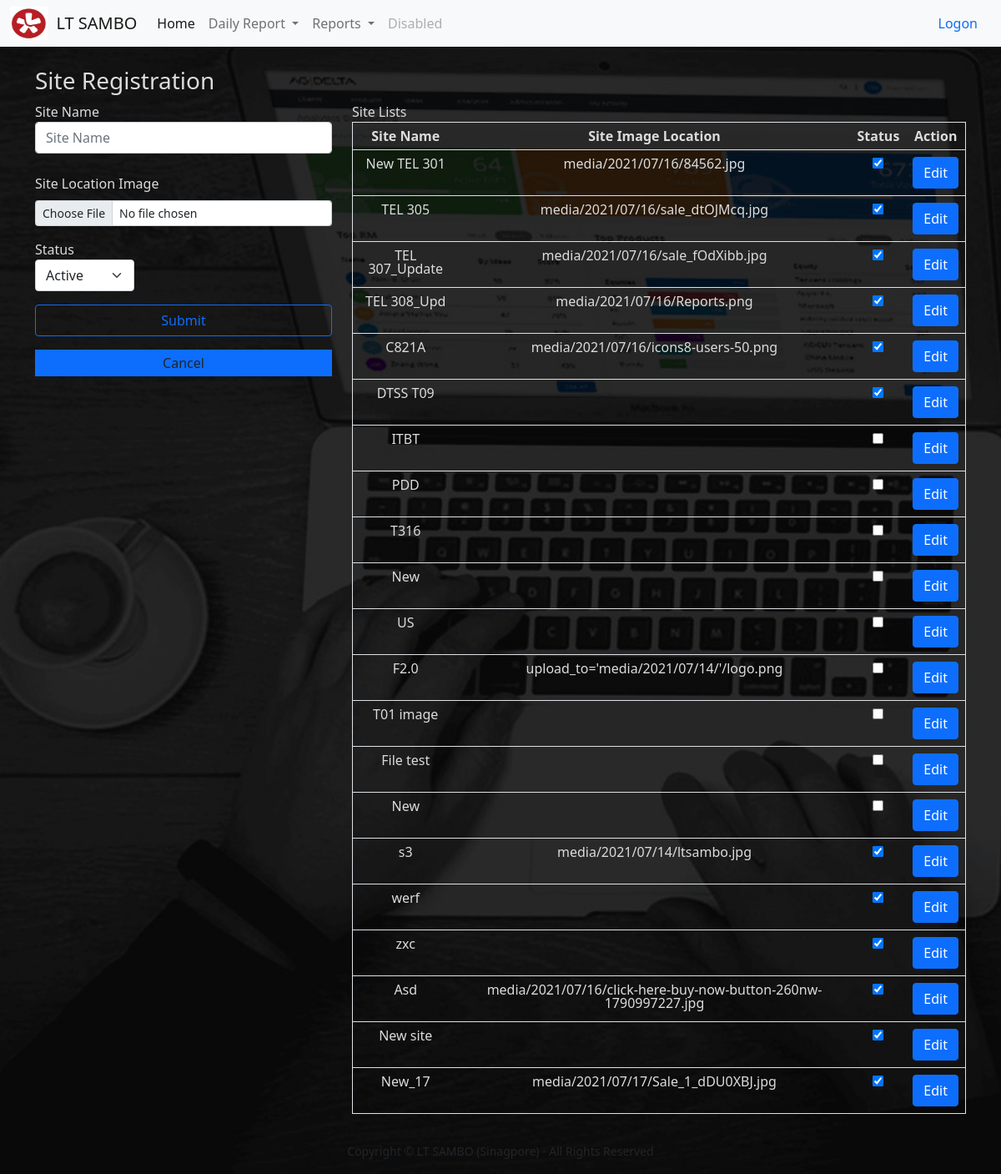
Page /site/site on the earlier database version.
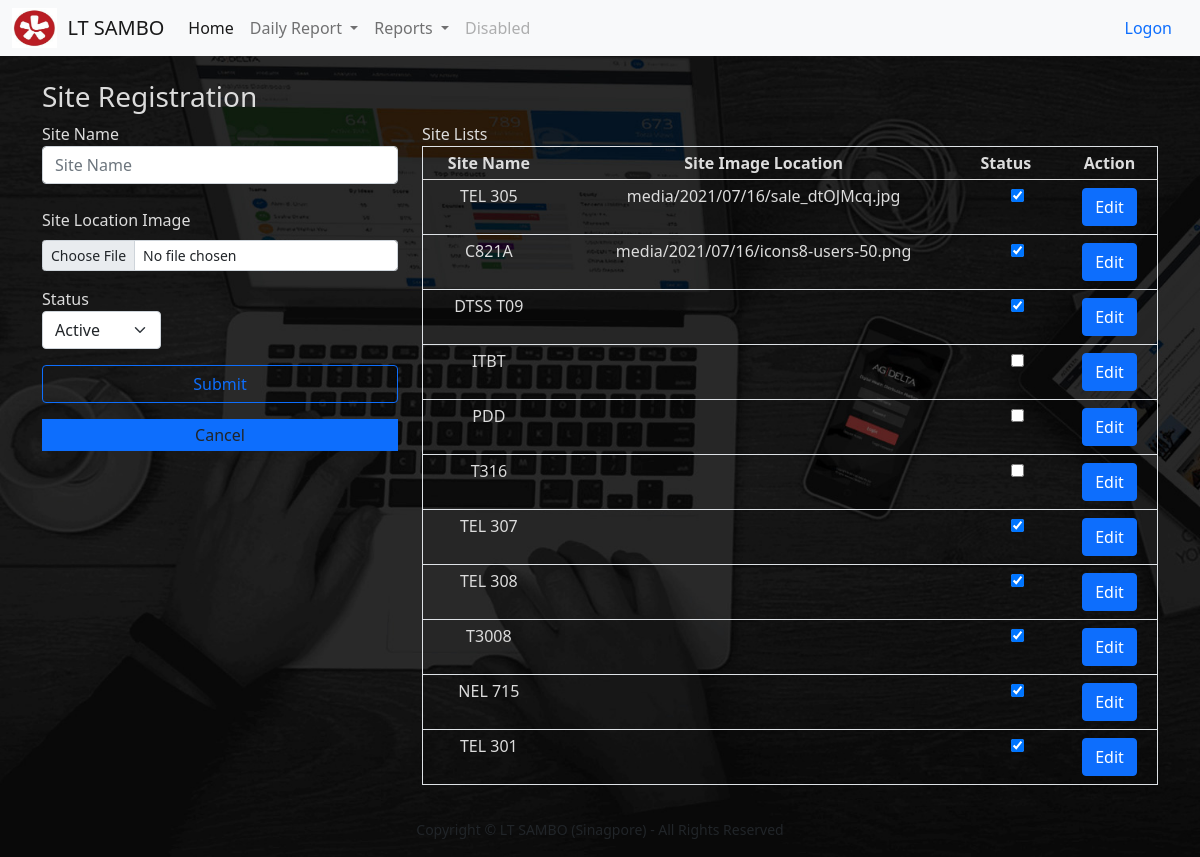
Same page on the later database version.
### todo_list/models.py (models this page shows, shortened)
class Site(models.Model):
    TX_Site_Name = models.CharField(max_length=200)
    Is_Active = models.BooleanField(default=True)
    FU_Site_Image = models.ImageField(null=True, blank=True, upload_to="media/%Y/%m/%d/")

### todo_list/views.py (the view)
# urls.py: path('site/site',views.site, name='site'),
def site(request):
    if request.method == 'POST': # and request.FILES['FU_Site_Image'] if 'FU_Site_Image' in request.FILES else False:
        form = SiteForm(request.POST or None, request.FILES)
        if form.is_valid():
            form.save()
        site_items = Site.objects.all
        messages.success(request, ('Item has been added to the list!'))
        return render(request, 'admin/site_create.html', {'site_items': site_items})
    else:
        site_items = Site.objects.all
        return render(request, 'admin/site_create.html', {'site_items': site_items})

### todo_list/templates/admin/site_create.html (shortened to what this page needs)
{% extends 'base.html' %}
{% load static %}
{% block content %}
<br><br>
<div class="container">
<div class="row">
    <h3 class="panel-title">
        <span class="english">Site Registration</span>
    </h3>
    <form class="col-md-4 col-md-offset-2" method="post" enctype="multipart/form-data">
                <span>Site Name</span>
                <input class="form-control col-md-6 me-2" type="input" placeholder="Site Name" aria-label="Site_Name" name ="TX_Site_Name" value="{{site_item.TX_Site_Name}}" required><br>
                <label class="form-label">Site Location Image</label>
                  <input class="form-control form-control-sm mb-3" name="FU_Site_Image" type="file" value="{{site_item.FU_Site_Image}}" accept="image/png, image/gif, image/jpeg">
                {% if site_item.Is_Active == False %}
                    <div class="col-md-4 mb-3">
                      <label>Status</label>
                      <div class="col-sm-12">
                         <select class="form-select" name="Is_Active" aria-label="Default select example" required>
                            <option value=True >Active</option>
                             <option value=False selected>Inactive</option>
                        </select>
                    </div>
                    </div>
                {% else %}
                    <div class="col-md-4 mb-3">
                      <label>Status</label>
                      <div class="col-sm-12">
                         <select class="form-select" name="Is_Active" aria-label="Default select example" required>
                            <option value=True selected>Active</option>
                        </select>
                    </div>
                    </div>
                {% endif %}
        {% if site_item %}
            <div class="d-grid gap-2">
                <button class="btn btn-outline-primary mb-3" type="submit">Update</button>
            </div>
        {% else %}
            <div class="d-grid gap-2">
                <button class="btn btn-outline-primary mb-3" type="submit">Submit</button>
            </div>
        {% endif %}
        <center><a class="dropdown-item secondary bg-primary" href="{% url 'site' %}">Cancel</a></center>
    </form>
    <br>
    {%if site_items %}
    <br>
    <div class="col-md-8 col-md-offset-2 primary md-2">
        <span> Site Lists</span>
    <table class="table table-striped secondary border" style="Color:#dcdcdc; line-height:1;">
    <thead>
        <tr>
            <th><center>Site Name</center></th>
            <th><center>Site Image Location</center></th>
            <th>Status</th>
            <th class="text-center"><center>Action</center></th>
        </tr>
    </thead>
      {% for things in site_items %}
            <tr style="Color:#dcdcdc;">
                <td><center>{{ things.TX_Site_Name }} </center></td>
                <td><center>{{ things.FU_Site_Image }} </center></td>
                {% if things.Is_Active %}
                    <td class="custom-control custom-checkbox">
                        <center><input type="checkbox" class="custom-control-input" checked></center>
                    </td>
                {% else %}
                    <td class="center custom-control custom-checkbox">
                      <center><input type="checkbox" class="custom-control-input"></center>
                    </td>
                {% endif %}
                <td class="text-center"><a class='btn btn-primary btn-xs' href="{% url 'edit_site' things.id %}"> Edit</a>
            </tr>
        {% endfor %}
    </table>
       </div>
   {% endif %}
</div>
</div>
{% endblock %}

### todo_list/templates/base.html (shortened to what this page needs)
{% load static %}
<!doctype html>
<html lang="en">
  <head>
    <link href="https://cdn.jsdelivr.net/npm/bootstrap@5.0.1/dist/css/bootstrap.min.css" rel="stylesheet">
    <link rel="stylesheet" href="{% static 'css/my_style.css' %}">
  </head>
  <body>
  <nav class="navbar navbar-expand-lg navbar-light bg-light">
  <div class="container-fluid">
    <a href = "http://www.ltsambo.com/"><img  src= "{% static 'images/logo.png' %}"  alt="LT Sambo" width = "45" height = "40"> </a>
    <a class="navbar-brand" href="/"> &nbsp;  LT SAMBO</a>
    <div class="collapse navbar-collapse" id="navbarSupportedContent">
      <ul class="navbar-nav me-auto mb-2 mb-lg-0">
        <li class="nav-item">
          <a class="nav-link active" aria-current="page" href="/">Home</a>
        </li>
        <li class="nav-item dropdown">
          <a class="nav-link dropdown-toggle" href="#" role="button" data-bs-toggle="dropdown" aria-expanded="false">
            Daily Report
          </a>
        </li>
        <li class="nav-item dropdown">
          <a class="nav-link dropdown-toggle" href="#" role="button" data-bs-toggle="dropdown" aria-expanded="false">
            Reports
          </a>
        </li>
        <li class="nav-item">
          <a class="nav-link disabled" href="#" tabindex="-1" aria-disabled="true">Disabled</a>
        </li>
      </ul>
      <form class="d-flex" >
        {% if user.is_authenticated %}
        <button class="btn btn-link px-3 me-2"><a href="{% url 'logout' %}">
          Logout </a>
        </button>
        {% else %}
        <a class="nav-link" href="{% url 'logon' %}">Logon</a>
        {% endif %}
      </form>
    </div>
  </div>
</nav>
    <br>
  <div class="container">
    <div class="row" style="color:#dcdcdc;">
        {% block content %}
        {% endblock %}
    </div>
    <p style="color:#D53014;"><center><small>Copyright © LT SAMBO (Sinagpore) - All Rights Reserved</small></center></p>
  </div>
  </body>
</html>

### static/css/my_style.css (style rules this page uses)
body { background:#00bcd4; }

Differences in the rows shown:
removed Site: TX_Site_Name "New TEL 301", FU_Site_Image "media/2021/07/16/84562.jpg"
removed Site: TX_Site_Name "TEL 307_Update", FU_Site_Image "media/2021/07/16/sale_fOdXibb.jpg"
removed Site: TX_Site_Name "TEL 308_Upd", FU_Site_Image "media/2021/07/16/Reports.png"
removed Site: TX_Site_Name "New"
removed Site: TX_Site_Name "US"
removed Site: TX_Site_Name "F2.0", FU_Site_Image "upload_to='media/2021/07/14/'/logo.png"
removed Site: TX_Site_Name "T01 image"
removed Site: TX_Site_Name "File test"
removed Site: TX_Site_Name "New"
removed Site: TX_Site_Name "s3", FU_Site_Image "media/2021/07/14/ltsambo.jpg"
removed Site: TX_Site_Name "werf"
removed Site: TX_Site_Name "zxc"
removed Site: TX_Site_Name "Asd", FU_Site_Image "media/2021/07/16/click-here-buy-now-button-260nw-1790997227.jpg"
removed Site: TX_Site_Name "New site"
removed Site: TX_Site_Name "New_17", FU_Site_Image "media/2021/07/17/Sale_1_dDU0XBJ.jpg"
added Site: TX_Site_Name "TEL 307"
added Site: TX_Site_Name "TEL 308"
added Site: TX_Site_Name "T3008"
added Site: TX_Site_Name "NEL 715"
added Site: TX_Site_Name "TEL 301"
